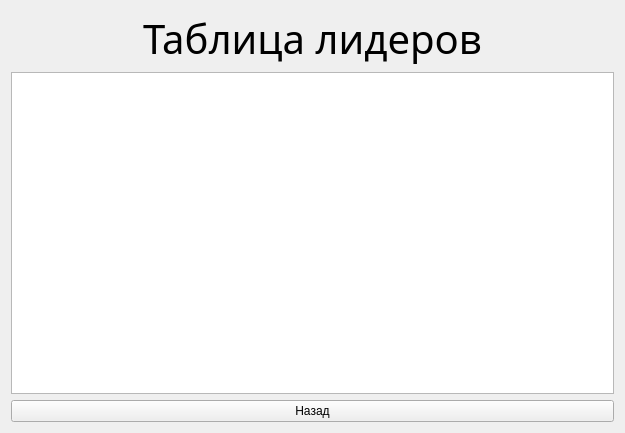
<?xml version="1.0" encoding="UTF-8"?>
<ui version="4.0">
 <class>ScreenLiderboard</class>
 <widget class="QWidget" name="ScreenLiderboard">
  <property name="geometry">
   <rect>
    <x>0</x>
    <y>0</y>
    <width>625</width>
    <height>433</height>
   </rect>
  </property>
  <property name="windowTitle">
   <string>Form</string>
  </property>
  <layout class="QGridLayout" name="gridLayout">
   <item row="0" column="0">
    <layout class="QVBoxLayout" name="verticalLayout" stretch="0,0,0">
     <item>
      <widget class="QLabel" name="labelLiderBoard">
       <property name="sizePolicy">
        <sizepolicy hsizetype="Expanding" vsizetype="Maximum">
         <horstretch>0</horstretch>
         <verstretch>0</verstretch>
        </sizepolicy>
       </property>
       <property name="font">
        <font>
         <family>Comfortaa</family>
         <pointsize>30</pointsize>
         <weight>9</weight>
         <italic>false</italic>
         <bold>false</bold>
        </font>
       </property>
       <property name="styleSheet">
        <string notr="true">font: 75 30pt &quot;Comfortaa&quot;;</string>
       </property>
       <property name="text">
        <string>Таблица лидеров</string>
       </property>
       <property name="alignment">
        <set>Qt::AlignCenter</set>
       </property>
      </widget>
     </item>
     <item>
      <widget class="QTableWidget" name="tableLiderboard">
       <property name="enabled">
        <bool>true</bool>
       </property>
       <property name="font">
        <font>
         <family>Comfortaa</family>
         <pointsize>11</pointsize>
         <weight>50</weight>
         <italic>false</italic>
         <bold>false</bold>
         <underline>false</underline>
        </font>
       </property>
       <property name="focusPolicy">
        <enum>Qt::NoFocus</enum>
       </property>
       <property name="selectionMode">
        <enum>QAbstractItemView::ExtendedSelection</enum>
       </property>
       <property name="showGrid">
        <bool>true</bool>
       </property>
      </widget>
     </item>
     <item>
      <widget class="QPushButton" name="buttonBackLiderboard">
       <property name="focusPolicy">
        <enum>Qt::NoFocus</enum>
       </property>
       <property name="styleSheet">
        <string notr="true">font: 75 11pt &quot;Comfortaa&quot;;</string>
       </property>
       <property name="text">
        <string>Назад</string>
       </property>
      </widget>
     </item>
    </layout>
   </item>
  </layout>
 </widget>
 <resources/>
 <connections/>
</ui>
